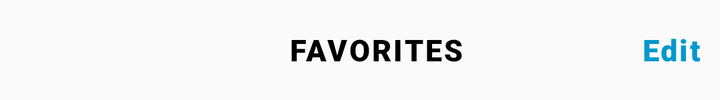
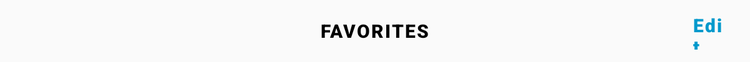

First picture: res/layout/ on a phone held upright. Second picture: the repository's own variant of that layout, on a device whose configuration matches the variant's folder. Source for both follows.
<!-- AndroidManifest.xml: application theme AppTheme -->
<!-- res/layout/toolbar.xml -->
<?xml version="1.0" encoding="utf-8"?>
<android.support.v7.widget.Toolbar xmlns:android="http://schemas.android.com/apk/res/android"
    xmlns:tools="http://schemas.android.com/tools"
    android:layout_width="match_parent"
    android:layout_height="50dp"
    xmlns:app="http://schemas.android.com/apk/res-auto"
    android:background="@android:color/transparent"
    android:minHeight="?android:attr/actionBarSize">

    <android.support.constraint.ConstraintLayout
        android:layout_width="match_parent"
        android:layout_height="wrap_content"
        android:orientation="horizontal">


        <TextView
            android:id="@+id/tv_title"
            android:layout_width="wrap_content"
            android:layout_height="wrap_content"
            android:layout_centerInParent="true"
            android:fontFamily="sans-serif-black"
            android:letterSpacing="0.07"
            android:text="@string/favorites"
            android:textAllCaps="true"
            android:textColor="@android:color/black"
            android:textSize="15sp"
            app:layout_constraintRight_toRightOf="parent"
            app:layout_constraintLeft_toLeftOf="parent"
            android:textStyle="normal"
            android:typeface="sans"
            tools:ignore="MissingConstraints" />


        <TextView
            android:id="@+id/tv_edit"
            android:layout_width="wrap_content"
            android:layout_height="wrap_content"

            android:fontFamily="sans-serif-black"
            android:letterSpacing="0.07"
            android:text="@string/edit"
            android:textColor="@android:color/holo_blue_dark"
            android:textSize="15sp"
            app:layout_constraintTop_toTopOf="parent"
            app:layout_constraintBottom_toBottomOf="parent"
            app:layout_constraintLeft_toLeftOf="parent"
            app:layout_constraintHorizontal_bias="0.97"
            app:layout_constraintRight_toRightOf="parent"
            android:textStyle="normal"
            android:typeface="sans" />

    </android.support.constraint.ConstraintLayout>

</android.support.v7.widget.Toolbar>
<!-- resources referenced by this layout -->
<resources>
  <string name="edit">Edit</string>
  <string name="favorites">Favorites</string>
  <style name="AppTheme" parent="Theme.AppCompat.Light.DarkActionBar">
          
          <item name="colorPrimary">@color/colorPrimary</item>
          <item name="colorPrimaryDark">@color/colorPrimaryDark</item>
          <item name="colorAccent">@color/colorAccent</item>
          <item name="windowNoTitle">true</item>
          <item name="windowActionBar">false</item>
          <item name="android:windowContentTransitions" tools:targetApi="lollipop">true</item>
  
      </style>
  <color name="colorPrimary">#000000</color>
  <color name="colorPrimaryDark">#000000</color>
  <color name="colorAccent">#E52B4B</color>
</resources>
<!-- res/layout-sw600dp/toolbar.xml (the repository's variant of the layout above) -->
<!-- drawn on a 7-inch tablet held upright -->
<?xml version="1.0" encoding="utf-8"?>
<android.support.v7.widget.Toolbar xmlns:android="http://schemas.android.com/apk/res/android"
    android:layout_width="match_parent"
    android:layout_height="50dp"
    android:background="@android:color/transparent"
    android:minHeight="?android:attr/actionBarSize">

    <RelativeLayout
        android:layout_width="match_parent"
        android:layout_height="wrap_content"
        android:orientation="horizontal">


        <TextView
            android:id="@+id/tv_title"
            android:layout_width="wrap_content"
            android:layout_height="wrap_content"
            android:layout_centerInParent="true"
            android:fontFamily="sans-serif-black"
            android:letterSpacing="0.07"
            android:text="@string/favorites"
            android:textAllCaps="true"
            android:textColor="@android:color/black"
            android:textSize="15sp"
            android:textStyle="normal"
            android:typeface="sans" />


        <TextView
            android:id="@+id/tv_edit"
            android:layout_width="30dp"
            android:layout_height="30dp"
            android:layout_alignParentEnd="true"
            android:layout_alignParentBottom="true"
            android:layout_centerInParent="true"
            android:layout_marginStart="10dp"
            android:fontFamily="sans-serif-black"
            android:letterSpacing="0.07"
            android:text="@string/edit"
            android:textColor="@android:color/holo_blue_dark"
            android:textSize="15sp"
            android:textStyle="normal"
            android:typeface="sans" />

    </RelativeLayout>

</android.support.v7.widget.Toolbar>
